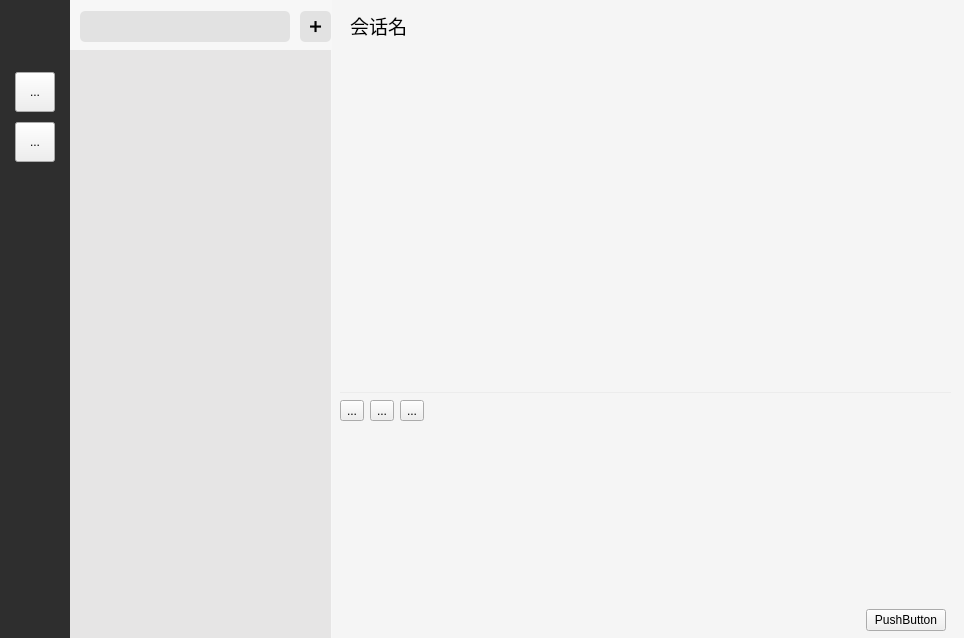
<?xml version="1.0" encoding="UTF-8"?>
<ui version="4.0">
 <class>ClientMain</class>
 <widget class="QWidget" name="ClientMain">
  <property name="geometry">
   <rect>
    <x>0</x>
    <y>0</y>
    <width>964</width>
    <height>638</height>
   </rect>
  </property>
  <property name="windowTitle">
   <string>Form</string>
  </property>
  <property name="styleSheet">
   <string notr="true">#widget_left{
	background-color:#2e2e2e
}

#labe_profile{
	background:url(:/Client/profile);
}
#listWidget_friends{
	background-color:rgb(230, 229, 229);
	border:0px;
}
#lineEdit_search,#toolButton_search{
	background-color:rgb(226, 226, 226);
	border:0px;
    border-radius: 5px; /* 圆角 */
}
#widget_msg_search{
	background-color:rgb(247, 247, 247);
}
#widget_toolbar1, #widget_toolbar2, #textEdit_message, #listWidget_message, #ClientMain
{
	background-color:rgb(245, 245, 245);
	border:0px;
}

#splitter_chat::handle{
	background-color:rgb(236, 236, 236);
	height:1px;
}</string>
  </property>
  <widget class="QWidget" name="widget_left" native="true">
   <property name="geometry">
    <rect>
     <x>0</x>
     <y>0</y>
     <width>70</width>
     <height>641</height>
    </rect>
   </property>
   <widget class="QLabel" name="labe_profile">
    <property name="geometry">
     <rect>
      <x>15</x>
      <y>12</y>
      <width>40</width>
      <height>40</height>
     </rect>
    </property>
    <property name="text">
     <string/>
    </property>
    <property name="alignment">
     <set>Qt::AlignmentFlag::AlignCenter</set>
    </property>
   </widget>
   <widget class="QToolButton" name="toolButton_chat">
    <property name="geometry">
     <rect>
      <x>15</x>
      <y>72</y>
      <width>40</width>
      <height>40</height>
     </rect>
    </property>
    <property name="text">
     <string>...</string>
    </property>
   </widget>
   <widget class="QToolButton" name="toolButton_friend">
    <property name="geometry">
     <rect>
      <x>15</x>
      <y>122</y>
      <width>40</width>
      <height>40</height>
     </rect>
    </property>
    <property name="text">
     <string>...</string>
    </property>
   </widget>
  </widget>
  <widget class="QWidget" name="widget_msg_search" native="true">
   <property name="geometry">
    <rect>
     <x>70</x>
     <y>0</y>
     <width>262</width>
     <height>641</height>
    </rect>
   </property>
   <widget class="QListWidget" name="listWidget_friends">
    <property name="geometry">
     <rect>
      <x>0</x>
      <y>50</y>
      <width>261</width>
      <height>591</height>
     </rect>
    </property>
   </widget>
   <widget class="QLineEdit" name="lineEdit_search">
    <property name="geometry">
     <rect>
      <x>10</x>
      <y>11</y>
      <width>210</width>
      <height>31</height>
     </rect>
    </property>
   </widget>
   <widget class="QToolButton" name="toolButton_search">
    <property name="geometry">
     <rect>
      <x>230</x>
      <y>11</y>
      <width>31</width>
      <height>31</height>
     </rect>
    </property>
    <property name="font">
     <font>
      <pointsize>12</pointsize>
     </font>
    </property>
    <property name="text">
     <string>➕</string>
    </property>
   </widget>
  </widget>
  <widget class="QLabel" name="label_sessionName">
   <property name="geometry">
    <rect>
     <x>350</x>
     <y>10</y>
     <width>201</width>
     <height>31</height>
    </rect>
   </property>
   <property name="font">
    <font>
     <pointsize>14</pointsize>
    </font>
   </property>
   <property name="text">
    <string>会话名</string>
   </property>
  </widget>
  <widget class="QSplitter" name="splitter_chat">
   <property name="geometry">
    <rect>
     <x>340</x>
     <y>50</y>
     <width>611</width>
     <height>581</height>
    </rect>
   </property>
   <property name="orientation">
    <enum>Qt::Orientation::Vertical</enum>
   </property>
   <property name="opaqueResize">
    <bool>true</bool>
   </property>
   <property name="childrenCollapsible">
    <bool>false</bool>
   </property>
   <widget class="QListWidget" name="listWidget_message">
    <property name="sizePolicy">
     <sizepolicy hsizetype="Expanding" vsizetype="Minimum">
      <horstretch>0</horstretch>
      <verstretch>3</verstretch>
     </sizepolicy>
    </property>
   </widget>
   <widget class="QWidget" name="widget_2" native="true">
    <property name="minimumSize">
     <size>
      <width>0</width>
      <height>200</height>
     </size>
    </property>
    <layout class="QVBoxLayout" name="verticalLayout">
     <property name="spacing">
      <number>0</number>
     </property>
     <property name="leftMargin">
      <number>0</number>
     </property>
     <property name="topMargin">
      <number>0</number>
     </property>
     <property name="rightMargin">
      <number>0</number>
     </property>
     <property name="bottomMargin">
      <number>0</number>
     </property>
     <item>
      <widget class="QWidget" name="widget_toolbar1" native="true">
       <property name="sizePolicy">
        <sizepolicy hsizetype="Preferred" vsizetype="Preferred">
         <horstretch>0</horstretch>
         <verstretch>1</verstretch>
        </sizepolicy>
       </property>
       <layout class="QHBoxLayout" name="horizontalLayout">
        <property name="spacing">
         <number>6</number>
        </property>
        <property name="leftMargin">
         <number>0</number>
        </property>
        <property name="topMargin">
         <number>0</number>
        </property>
        <property name="rightMargin">
         <number>0</number>
        </property>
        <property name="bottomMargin">
         <number>0</number>
        </property>
        <item>
         <widget class="QToolButton" name="toolButton_3">
          <property name="text">
           <string>...</string>
          </property>
         </widget>
        </item>
        <item>
         <widget class="QToolButton" name="toolButton_4">
          <property name="text">
           <string>...</string>
          </property>
         </widget>
        </item>
        <item>
         <widget class="QToolButton" name="toolButton_2">
          <property name="text">
           <string>...</string>
          </property>
         </widget>
        </item>
        <item>
         <spacer name="horizontalSpacer">
          <property name="orientation">
           <enum>Qt::Orientation::Horizontal</enum>
          </property>
          <property name="sizeHint" stdset="0">
           <size>
            <width>40</width>
            <height>20</height>
           </size>
          </property>
         </spacer>
        </item>
       </layout>
      </widget>
     </item>
     <item>
      <widget class="QTextEdit" name="textEdit_message">
       <property name="sizePolicy">
        <sizepolicy hsizetype="Expanding" vsizetype="Preferred">
         <horstretch>0</horstretch>
         <verstretch>5</verstretch>
        </sizepolicy>
       </property>
       <property name="styleSheet">
        <string notr="true">QScrollBar:vertical {
    background: #f0f0f0; /* 背景颜色 */
    width: 10px; /* 滚动条宽度 */
    margin: 22px 0 22px 0; /* 上下边距 */
}

QScrollBar::handle:vertical {
    background: #c0c0c0; /* 滑块颜色 */
    border-radius: 5px; /* 圆角 */
}

QScrollBar::handle:vertical:hover {
    background: #a0a0a0; /* 悬停时滑块颜色 */
}

QScrollBar::add-line:vertical, QScrollBar::sub-line:vertical {
    background: none; /* 隐藏上下按钮 */
}

QScrollBar::up-arrow:vertical, QScrollBar::down-arrow:vertical {
    background: none; /* 隐藏箭头 */
}

QScrollBar:horizontal {
    background: #f0f0f0; /* 背景颜色 */
    height: 10px; /* 滚动条高度 */
    margin: 0 22px 0 22px; /* 左右边距 */
}

QScrollBar::handle:horizontal {
    background: #c0c0c0; /* 滑块颜色 */
    border-radius: 5px; /* 圆角 */
}

QScrollBar::handle:horizontal:hover {
    background: #a0a0a0; /* 悬停时滑块颜色 */
}

QScrollBar::add-line:horizontal, QScrollBar::sub-line:horizontal {
    background: none; /* 隐藏左右按钮 */
}

QScrollBar::left-arrow:horizontal, QScrollBar::right-arrow:horizontal {
    background: none; /* 隐藏箭头 */
}
</string>
       </property>
      </widget>
     </item>
     <item>
      <widget class="QWidget" name="widget_toolbar2" native="true">
       <property name="sizePolicy">
        <sizepolicy hsizetype="Preferred" vsizetype="Fixed">
         <horstretch>0</horstretch>
         <verstretch>1</verstretch>
        </sizepolicy>
       </property>
       <layout class="QHBoxLayout" name="horizontalLayout_2">
        <property name="spacing">
         <number>0</number>
        </property>
        <property name="leftMargin">
         <number>0</number>
        </property>
        <property name="topMargin">
         <number>3</number>
        </property>
        <property name="rightMargin">
         <number>5</number>
        </property>
        <property name="bottomMargin">
         <number>0</number>
        </property>
        <item>
         <spacer name="horizontalSpacer_2">
          <property name="orientation">
           <enum>Qt::Orientation::Horizontal</enum>
          </property>
          <property name="sizeHint" stdset="0">
           <size>
            <width>40</width>
            <height>20</height>
           </size>
          </property>
         </spacer>
        </item>
        <item>
         <widget class="QPushButton" name="pushButton">
          <property name="text">
           <string>PushButton</string>
          </property>
         </widget>
        </item>
       </layout>
      </widget>
     </item>
    </layout>
   </widget>
  </widget>
 </widget>
 <resources>
  <include location="../../res/Client.qrc"/>
 </resources>
 <connections/>
</ui>
